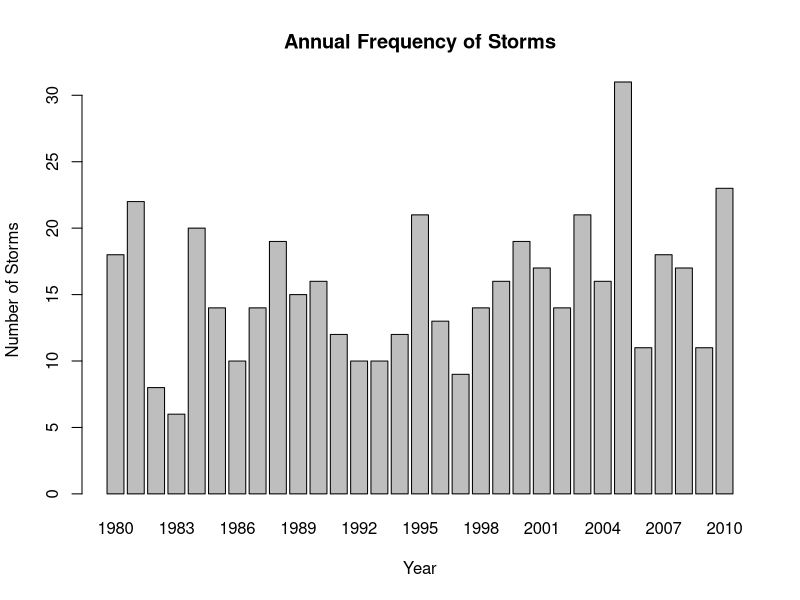
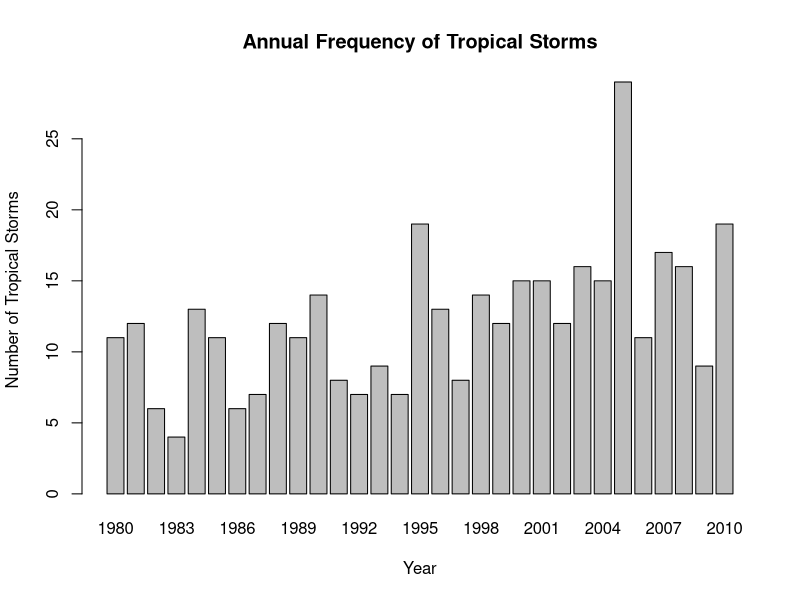
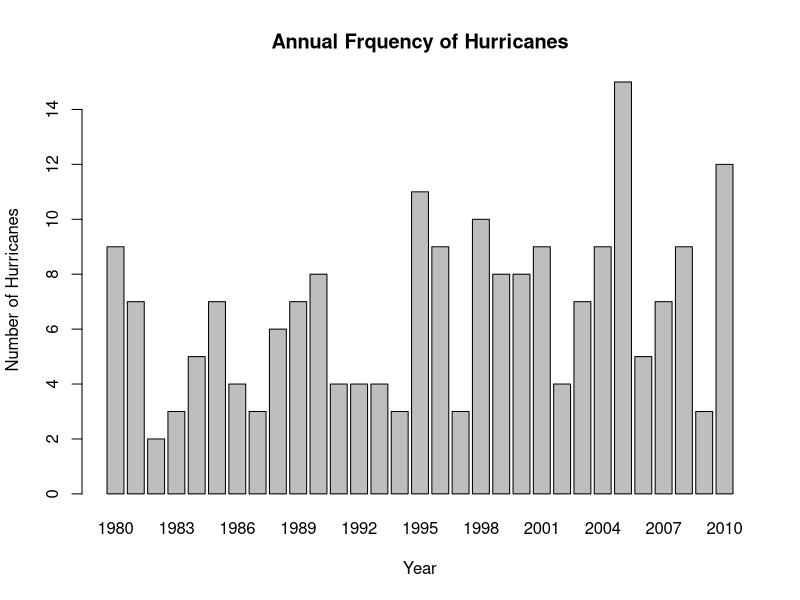
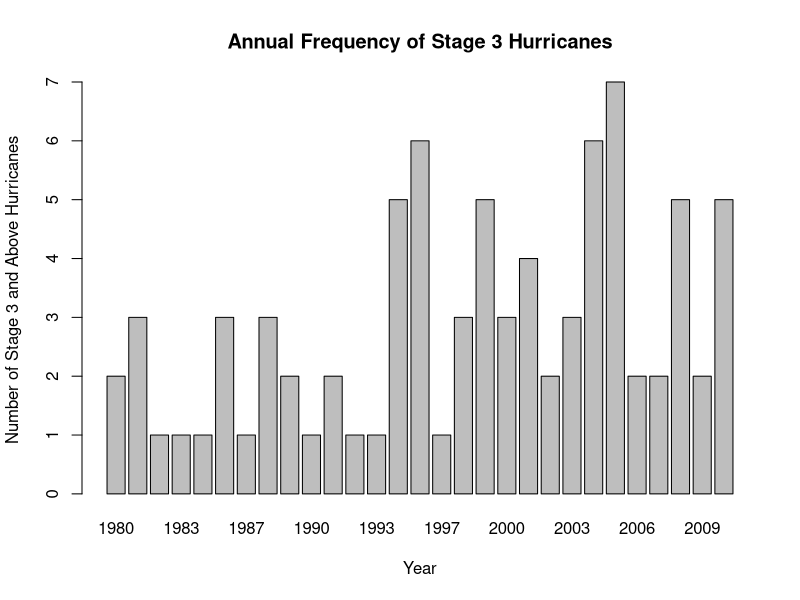
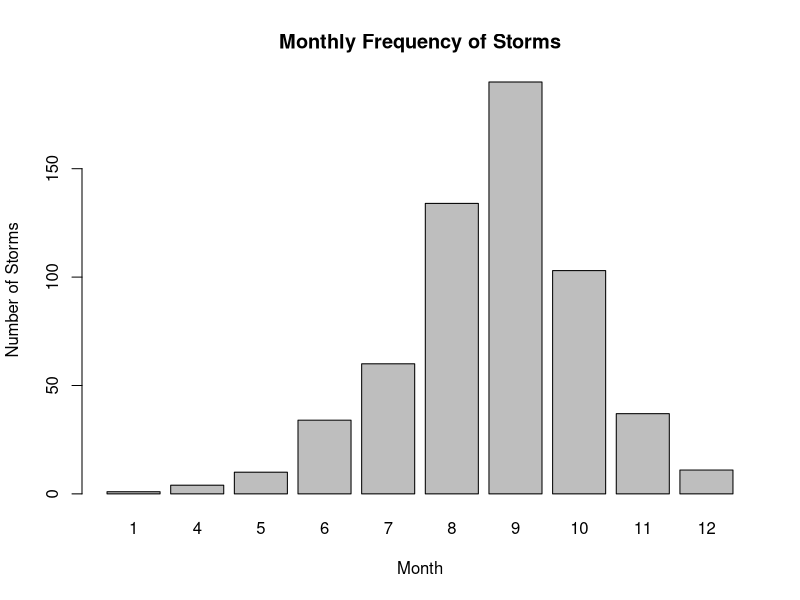
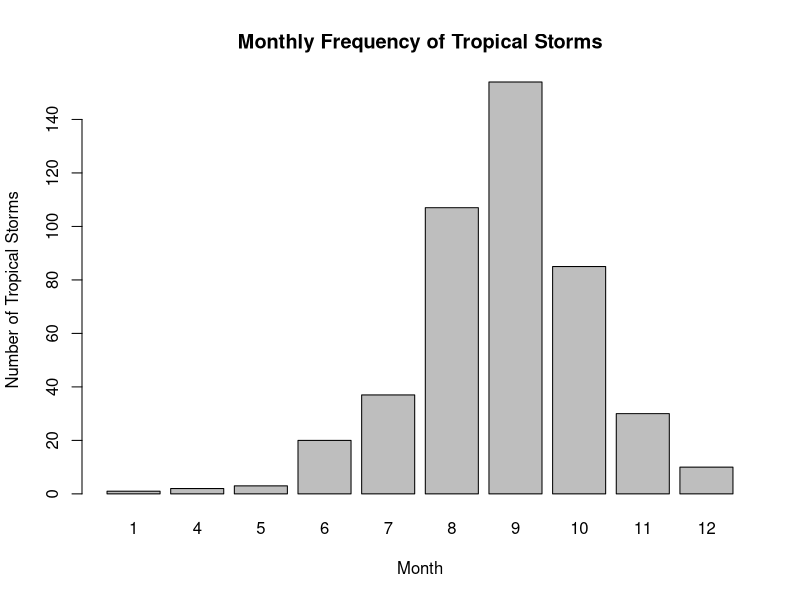
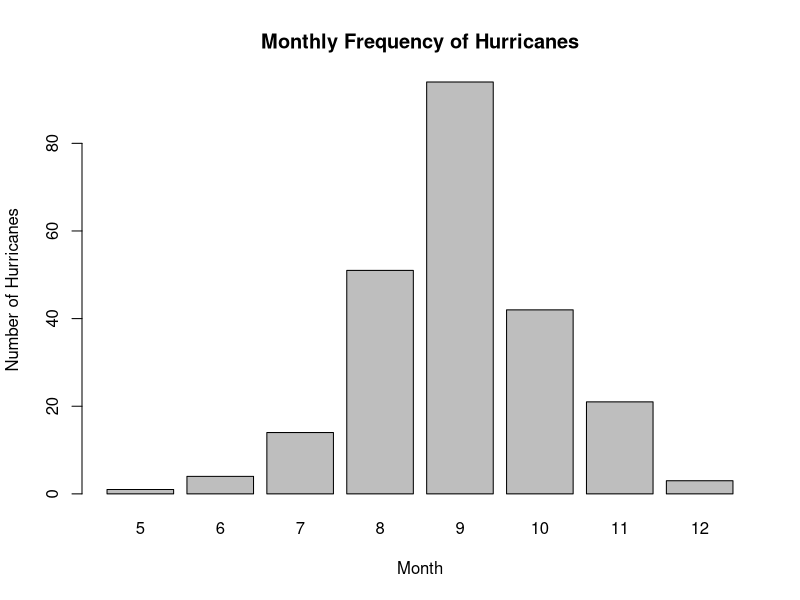
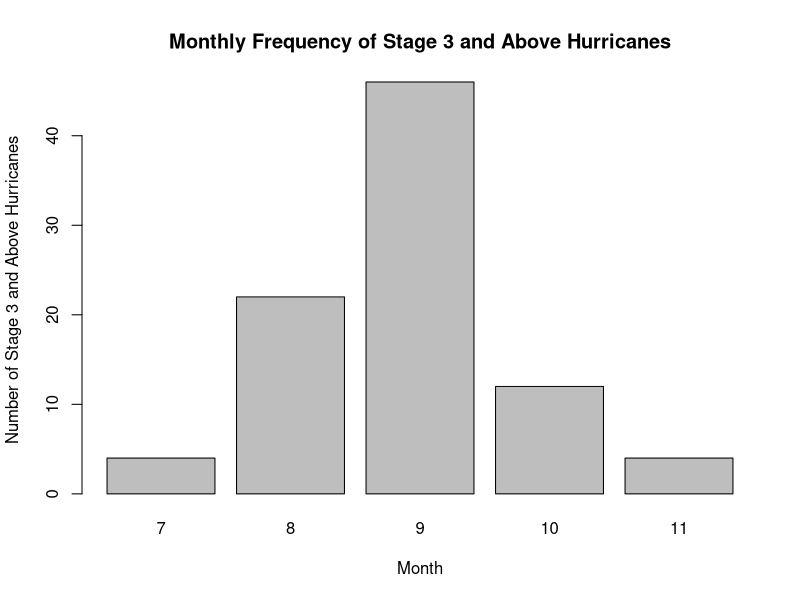

The R script that drew these images, in order:
# ============================================================================== 
# Analysis Script for the Final Project
# Author(s): Jeff Grant and Paul Kim
# Date: 08-11-2015 
# Description: This code takes the previous csv files and uses them for analysis
# Data: "storms.csv" & "tracks.csv"
# ==============================================================================


#loading libraries and reading in the data
library(readr)
library(stringr)
library(ggplot2)
library(dplyr)

storms = read_csv("./data/storms.csv")
tracks = read_csv("./data/tracks.csv")

#Totaling the number of storms per year and plotting
tracks$year = as.numeric(str_extract(tracks$tracks_date, "[0-9]{4}"))

modern = tracks[32665:45735,]

year_total = aggregate(modern$tracks_wind, 
                     list(modern$tracks_id, modern$year), sum )
tapply(year_total$x, year_total$Group.2, length)

barplot(tapply(year_total$x, year_total$Group.2, length), 
        xlab = "Year", 
        ylab = "Number of Storms", 
        main = "Annual Frequency of Storms")
#getting the number of storms that are above 35 in each year and plotting
group = aggregate(modern$tracks_wind>=35, 
                list(modern$tracks_id, modern$year), sum)

group = group[group$x!=0,]

tapply( group$x, group$Group.2, length)

barplot(tapply( group$x, group$Group.2, length), 
        xlab = "Year", 
        ylab = "Number of Tropical Storms", 
        main = "Annual Frequency of Tropical Storms")

#getting the number of storms that are above 64 in each year and plotting
group1 = aggregate(modern$tracks_wind>=64, 
                 list(modern$tracks_id, modern$year), sum )

group1 = group1[group1$x!=0,]

tapply(group1$x, group1$Group.2, length)                 

barplot(tapply( group1$x, group1$Group.2, length), 
        xlab = "Year", 
        ylab = "Number of Hurricanes",
        main = "Annual Frquency of Hurricanes")

#getting the number of storms that are above 96 in each year and plotting
group2 = aggregate(modern$tracks_wind>=96, 
                 list(modern$tracks_id, modern$year), sum )

group2 = group2[group2$x!=0,]

tapply(group2$x, group2$Group.2, length)

barplot(tapply( group2$x, group2$Group.2, length), 
        xlab = "Year", 
        ylab = "Number of Stage 3 and Above Hurricanes",
        main = "Annual Frequency of Stage 3 Hurricanes")

#getting the number of storms in each month and plotting
modern$month = as.numeric(str_extract(modern$tracks_date, "[0-9]{2}"))

month = aggregate(modern$tracks_wind, 
                list(modern$tracks_id, modern$month), sum )

tapply(month$x, month$Group.2, length)

barplot(tapply( month$x, month$Group.2, length), 
        xlab = "Month", 
        ylab = "Number of Storms",
        main = "Monthly Frequency of Storms")

#getting the number of storms that are above 35 in each month and plotting
group3 = aggregate(modern$tracks_wind>=35
                 ,list(modern$tracks_id, modern$month), sum )

group3 = group3[group3$x!=0,]

tapply( group3$x, group3$Group.2, length)

barplot(tapply( group3$x, group3$Group.2, length), 
        xlab = "Month", 
        ylab = "Number of Tropical Storms",
        main = "Monthly Frequency of Tropical Storms")

#getting the number of storms that are above 64 in each month and plotting
group4 = aggregate(modern$tracks_wind>=64, 
                 list(modern$tracks_id, modern$month), sum )

group4 = group4[group4$x!=0,]

tapply( group4$x, group4$Group.2, length)

barplot(tapply( group4$x, group4$Group.2, length), 
        xlab = "Month", 
        ylab = "Number of Hurricanes",
        main = "Monthly Frequency of Hurricanes")

#getting the number of storms that are above 96 in each month and plotting
group5 = aggregate(modern$tracks_wind>=96, 
                 list(modern$tracks_id, modern$month), sum )

group5 = group5[group5$x!=0,]

tapply( group5$x, group5$Group.2, length)

barplot(tapply( group5$x, group5$Group.2, length), 
        xlab = "Month", 
        ylab = "Number of Stage 3 and Above Hurricanes",
        main = "Monthly Frequency of Stage 3 and Above Hurricanes")

#Creating the summary statistics for the 3 storm types

#Summary statistics for Tropical Storms
trop_storm = (tapply( group$x, group$Group.2, length))

#average value for hurricanes
mean(trop_storm)
mean_trop = as.numeric(strtrim(as.character(mean(trop_storm)), width = 4))

#standard deviation for hurricanes
sd(trop_storm)
sd_trop = round(sd(trop_storm), 2)

#median for hurricanes
median(trop_storm)
median_trop = median(trop_storm)

#1st quartile for hurricanes
as.numeric(summary(trop_storm)[2])
onequart_trop = as.numeric(summary(trop_storm)[2])

#3rd quartile for hurricanes
as.numeric(summary(trop_storm)[5])
threequart_trop = as.numeric(summary(trop_storm)[5])


#Summary statistics for Hurricanes
trop_hurr = (tapply( group1$x, group1$Group.2, length))

#average value for hurricanes
mean(trop_hurr)
mean_hurr = round(mean(trop_hurr), 1)

#standard deviation for hurricanes
sd(trop_hurr)
sd_hurr = as.numeric(strtrim(as.character(sd(trop_hurr)), width = 4))

#median for hurricanes
median(trop_hurr)
median_hurr= median(trop_hurr)

#1st quartile for hurricanes
as.numeric(summary(trop_hurr)[2])
onequart_hurr=as.numeric(summary(trop_hurr)[2])

#3rd quartile for hurricanes
as.numeric(summary(trop_hurr)[5])
threequart_hurr=as.numeric(summary(trop_hurr)[5])

#Summary statistics for Hurricanes (stage 3)
trop_hurr3 = (tapply( group2$x, group2$Group.2, length))

#average value for hurricanes
mean(trop_hurr3)
mean_hurr3 = as.numeric(strtrim(as.character(mean(trop_hurr3)), width = 3))

#standard deviation for hurricanes
sd(trop_hurr3)
sd_hurr3 = as.numeric(strtrim(as.character(sd(trop_hurr3)), width = 4))

#median for hurricanes
median(trop_hurr3)
median_hurr3=median(trop_hurr3)

#1st quartile for hurricanes
as.numeric(summary(trop_hurr3)[2])
onequart_hurr3=as.numeric(summary(trop_hurr3)[2])

#3rd quartile for hurricanes
as.numeric(summary(trop_hurr3)[5])
threequart_hurr3 = as.numeric(summary(trop_hurr3)[5])

#Table of summary statistics
storms_summary = data.frame(
  "Avg" = c(mean_trop, 
            mean_hurr, 
            mean_hurr3),
  "Std Dev" = c(sd_trop, 
                sd_hurr, 
                sd_hurr3),
  "First Quartile" = c(onequart_trop, 
                       onequart_hurr,
                       onequart_hurr3),
  "Median"= c(median_trop, 
              median_hurr, 
              median_hurr3),
  "Third Quartile" = c(threequart_trop,
                       threequart_hurr,
                       threequart_hurr3),
          row.names = c("35 Knots", "64 Knots", "96 Knots")
)

storms_summary

#Creating png files for each of the plots
png("./images/storms_annual.png")
barplot(tapply(year_total$x, year_total$Group.2, length), 
        xlab = "Year", 
        ylab = "Number of Storms", 
        main = "Annual Frequency of Storms")
dev.off()   
png("./images/trop_annual.png")
barplot(tapply( group$x, group$Group.2, length), 
        xlab = "Year", 
        ylab = "Number of Tropical Storms", 
        main = "Annual Frequency of Tropical Storms")
dev.off()
png("./images/hurr_annual.png")
barplot(tapply( group1$x, group1$Group.2, length), 
        xlab = "Year", 
        ylab = "Number of Hurricanes",
        main = "Annual Frquency of Hurricanes")
dev.off()
png("./images/hurr3_annual.png")
barplot(tapply( group2$x, group2$Group.2, length), 
        xlab = "Year", 
        ylab = "Number of Stage 3 and Above Hurricanes",
        main = "Annual Frequency of Stage 3 Hurricanes")
dev.off()
png("./images/storms_monthly.png")
barplot(tapply( month$x, month$Group.2, length), 
        xlab = "Month", 
        ylab = "Number of Storms",
        main = "Monthly Frequency of Storms")
dev.off()
png("./images/trop_monthly.png")
barplot(tapply( group3$x, group3$Group.2, length), 
        xlab = "Month", 
        ylab = "Number of Tropical Storms",
        main = "Monthly Frequency of Tropical Storms")
dev.off()
png("./images/hurr_monthly.png")
barplot(tapply( group4$x, group4$Group.2, length), 
        xlab = "Month", 
        ylab = "Number of Hurricanes",
        main = "Monthly Frequency of Hurricanes")
dev.off()
png("./images/hurr3_monthly.png")
barplot(tapply( group5$x, group5$Group.2, length), 
        xlab = "Month", 
        ylab = "Number of Stage 3 and Above Hurricanes",
        main = "Monthly Frequency of Stage 3 and Above Hurricanes")
dev.off()


#Creating pdf files for each of the plots
pdf("./images/storms_annual.pdf")
barplot(tapply(year_total$x, year_total$Group.2, length), 
        xlab = "Year", 
        ylab = "Number of Storms", 
        main = "Annual Frequency of Storms")
dev.off()   
pdf("./images/trop_annual.pdf")
barplot(tapply( group$x, group$Group.2, length), 
        xlab = "Year", 
        ylab = "Number of Tropical Storms", 
        main = "Annual Frequency of Tropical Storms")
dev.off()
pdf("./images/hurr_annual.pdf")
barplot(tapply( group1$x, group1$Group.2, length), 
        xlab = "Year", 
        ylab = "Number of Hurricanes",
        main = "Annual Frquency of Hurricanes")
dev.off()
pdf("./images/hurr3_annual.pdf")
barplot(tapply( group2$x, group2$Group.2, length), 
        xlab = "Year", 
        ylab = "Number of Stage 3 and Above Hurricanes",
        main = "Annual Frequency of Stage 3 Hurricanes")
dev.off()
pdf("./images/storms_monthly.pdf")
barplot(tapply( month$x, month$Group.2, length), 
        xlab = "Month", 
        ylab = "Number of Storms",
        main = "Monthly Frequency of Storms")
dev.off()
pdf("./images/trop_monthly.pdf")
barplot(tapply( group3$x, group3$Group.2, length), 
        xlab = "Month", 
        ylab = "Number of Tropical Storms",
        main = "Monthly Frequency of Tropical Storms")
dev.off()
pdf("./images/hurr_monthly.pdf")
barplot(tapply( group4$x, group4$Group.2, length), 
        xlab = "Month", 
        ylab = "Number of Hurricanes",
        main = "Monthly Frequency of Hurricanes")
dev.off()
pdf("./images/hurr3_monthly.pdf")
barplot(tapply( group5$x, group5$Group.2, length), 
        xlab = "Month", 
        ylab = "Number of Stage 3 and Above Hurricanes",
        main = "Monthly Frequency of Stage 3 and Above Hurricanes")
dev.off()



##Regression Analysis
#mean pressure on mean wind
mean_pressures = aggregate(modern[, "tracks_pressure"], list(modern$tracks_id), mean)
mean_winds = aggregate(modern[, "tracks_wind"], list(modern$tracks_id), mean)
mean_pressure_wind = merge(mean_pressures, mean_winds, by = "Group.1")
mean_pressure_wind = filter(mean_pressure_wind, tracks_pressure > 0)
mean_pressure_wind = mean_pressure_wind[, c(2, 3)]

mean_pressure_wind_reg = lm(tracks_pressure ~ tracks_wind, data = mean_pressure_wind)
mean_pressure_wind_plot = ggplot(mean_pressure_wind, aes(x = tracks_pressure, y = tracks_wind)) + 
  geom_point() + geom_smooth(method = "lm") + xlab("Pressure") + ylab("Wind") +
  ggtitle("Mean Pressure vs Mean Wind")

#Outliers skew the regression line. Removing outliers:
mean_pressure_wind_clean = filter(mean_pressure_wind, tracks_pressure > 950)
mean_pressure_wind_clean_reg = lm(tracks_pressure ~ tracks_wind, data = mean_pressure_wind_clean)
mean_pressure_wind_clean_plot = ggplot(mean_pressure_wind_clean, aes(x = tracks_pressure, y = tracks_wind)) + 
  geom_point() + geom_smooth(method = "lm") + xlab("Pressure") + ylab("Wind") +
  ggtitle("Mean Pressure vs Mean Wind, outliers removed")

#median pressure on median wind
median_pressures = aggregate(modern[, "tracks_pressure"], list(modern$tracks_id), median)
median_winds = aggregate(modern[, "tracks_wind"], list(modern$tracks_id), median)
median_pressure_wind = merge(median_pressures, median_winds, by = "Group.1")
median_pressure_wind = filter(median_pressure_wind, tracks_pressure > 0)
median_pressure_wind = median_pressure_wind[, c(2, 3)]

median_pressure_wind_reg = lm(tracks_pressure ~ tracks_wind, data = median_pressure_wind)
median_pressure_wind_plot = ggplot(median_pressure_wind, aes(x = tracks_pressure, y = tracks_wind)) + 
  geom_point() + geom_smooth(method = "lm") + xlab("Pressure") + ylab("Wind") +
  ggtitle("Median Pressure vs Median Wind")

#png's and pdf's of regression plots:
png("./images/mean_pressure_wind.png")
mean_pressure_wind_plot
dev.off()
png("./images/mean_pressure_wind_clean.png")
mean_pressure_wind_clean_plot
dev.off()
png("./images/median_pressure_wind.png")
median_pressure_wind_plot
dev.off()

pdf("./images/mean_pressure_wind.pdf")
mean_pressure_wind_plot
dev.off()
pdf("./images/mean_pressure_wind_clean.pdf")
mean_pressure_wind_clean_plot
dev.off()
pdf("./images/median_pressure_wind.pdf")
median_pressure_wind_plot
dev.off()

